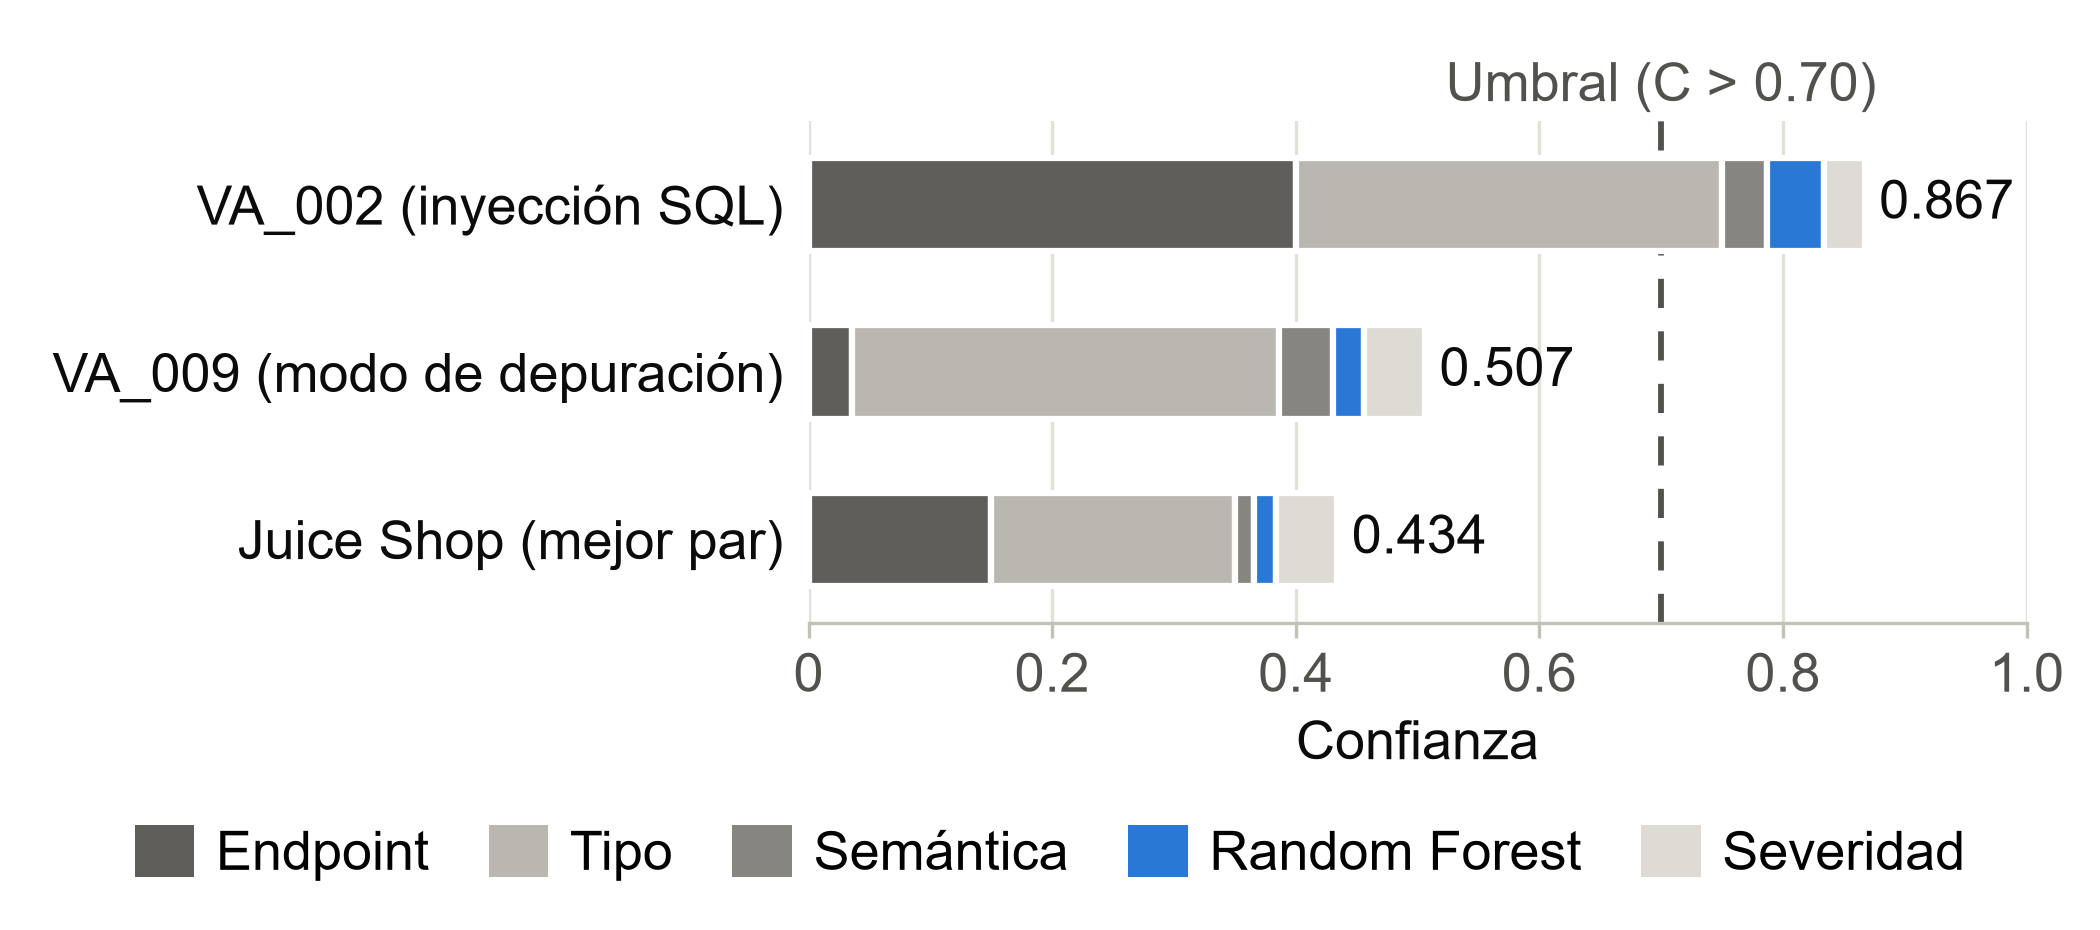

The Python source for this figure:
"""Desglose de la confianza de correlación por factor (barras horizontales apiladas).

Fuentes (valores verificados):
  - VA_002, VA_009: data/experiments/figures/tabla_evaluacion_correlacion.md
  - Juice Shop (mejor par): data/experiments/EXPERIMENTAL_RESULTS_SUMMARY.md
Los totales son los publicados en esas fuentes (VA_009: los aportes redondeados suman 0.506; el total
sin redondear es 0.507).

Regenerar:  python thesis/imagenes/desglose_confianza.py
"""

from pathlib import Path

import matplotlib

matplotlib.use("Agg")
import matplotlib.pyplot as plt  # noqa: E402
from matplotlib.patches import Patch  # noqa: E402

OUT = Path(__file__).with_suffix(".png")

INK = "#0b0b0b"
INK2 = "#52514e"
MUTED = "#898781"
BASELINE = "#c3c2b7"
SURFACE = "white"
FS = 13  # 13 pt en 7 in de ancho -> 11 pt impreso a 15 cm

plt.rcParams["font.family"] = "Arial"

# Factores en el orden de la suma; grises de luminosidad alterna y el Random Forest como único acento.
FACTORES = [
    ("Endpoint", "#5f5e5a"),
    ("Tipo", "#b9b7af"),
    ("Semántica", "#878580"),
    ("Random Forest", "#2a78d6"),
    ("Severidad", "#dddbd4"),
]
PARES = [  # (etiqueta, aportes en el orden de FACTORES, total publicado)
    ("VA_002 (inyección SQL)", [0.400, 0.350, 0.037, 0.047, 0.033], 0.867),
    ("VA_009 (modo de depuración)", [0.036, 0.350, 0.045, 0.025, 0.050], 0.507),
    ("Juice Shop (mejor par)", [0.150, 0.200, 0.016, 0.018, 0.050], 0.434),
]
UMBRAL = 0.70

fig, ax = plt.subplots(figsize=(7.0, 3.1), dpi=300)
fig.subplots_adjust(left=0.385, right=0.965, top=0.87, bottom=0.33)

ys = list(range(len(PARES)))[::-1]  # primera barra arriba
for y, (label, aportes, total) in zip(ys, PARES):
    left = 0.0
    for (name, color), v in zip(FACTORES, aportes):
        ax.barh(y, v, left=left, height=0.56, color=color, edgecolor=SURFACE, linewidth=1.5, zorder=3)
        left += v
    ax.text(left + 0.012, y, f"{total:.3f}", va="center", ha="left", fontsize=FS, color=INK, zorder=4)

# Umbral
ax.axvline(UMBRAL, color=INK2, lw=1.4, ls=(0, (5, 4)), zorder=2)
ax.text(UMBRAL, len(PARES) - 0.45, "Umbral (C > 0.70)", ha="center", va="bottom", fontsize=FS, color=INK2)

# Ejes
ax.set_xlim(0, 1)
ax.set_ylim(-0.5, len(PARES) - 0.5)
ax.set_yticks(ys)
ax.set_yticklabels([p[0] for p in PARES], fontsize=FS, color=INK)
ax.set_xticks([0, 0.2, 0.4, 0.6, 0.8, 1.0])
ax.set_xticklabels(["0", "0.2", "0.4", "0.6", "0.8", "1.0"], fontsize=FS, color=INK2)
ax.set_xlabel("Confianza", fontsize=FS, color=INK)
ax.tick_params(axis="y", length=0, pad=6)
ax.tick_params(axis="x", color=BASELINE)
for side in ("top", "right", "left"):
    ax.spines[side].set_visible(False)
ax.spines["bottom"].set_color(BASELINE)
ax.grid(axis="x", color="#e1e0d9", lw=0.8, zorder=0)

# Leyenda de factores debajo del gráfico
handles = [Patch(facecolor=c, edgecolor="none", label=n) for n, c in FACTORES]
fig.legend(
    handles=handles,
    loc="lower center",
    ncol=5,
    frameon=False,
    fontsize=FS,
    handlelength=1.1,
    handleheight=1.1,
    columnspacing=1.1,
    handletextpad=0.4,
    bbox_to_anchor=(0.5, 0.0),
)

fig.savefig(OUT, dpi=300, facecolor=SURFACE)
print(OUT)
